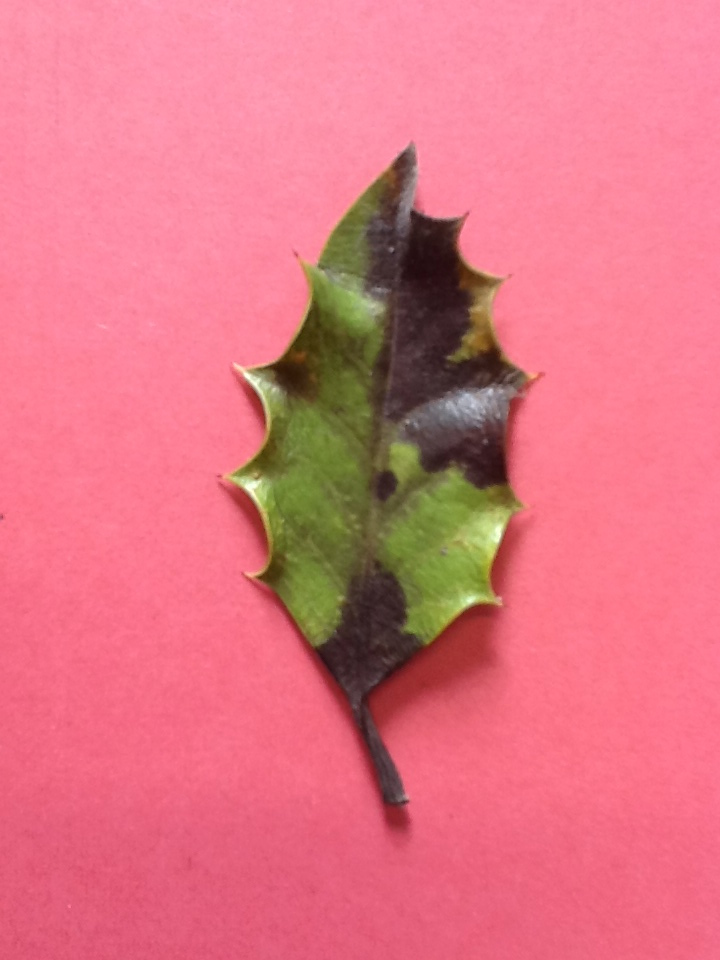
#> input picture sampleimage.jpg, 720 x 960 px
$ python imagedetect.py --image sampleimage.jpg
#> lines starting #> are read from the running program, lines starting #| are printed output that depends on the picture
# Execute using :- python imagedetect.py --image sampleimage.jpg

# import the necessary packages
import numpy as np
import argparse
import cv2

# construct the argument parse and parse the arguments
ap = argparse.ArgumentParser()
ap.add_argument("-i", "--image", help = "./sampleimage.jpg")
args = vars(ap.parse_args())

# load the image
image = cv2.imread(args["image"])
#> image is the input picture: shape (960, 720, 3); mean B, G, R 131.9, 117.3, 225

# define the list of boundaries
boundaries = [
	([17, 100, 15], [50, 255, 56])
]

# loop over the boundaries
for (lower, upper) in boundaries:
	# create NumPy arrays from the boundaries
	lower = np.array(lower, dtype = "uint8")
	upper = np.array(upper, dtype = "uint8")

	# find the colors within the specified boundaries and apply
	# the mask
	mask = cv2.inRange(image, lower, upper)
	output = cv2.bitwise_and(image, image, mask = mask)

	# show the images
	cv2.imshow("images", np.hstack([image, output]))
	cv2.waitKey(0)
#> this loop made 1 pass
#> pass 1, `cv2.imshow("images", np.hstack([image, output]))`:
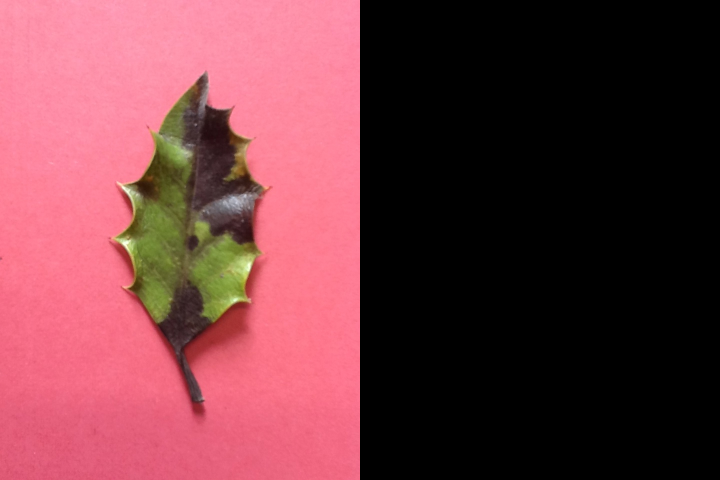
#> window 'images': shape (960, 1440, 3) (shown at 1/2 size); mean B, G, R 65.9, 58.6, 112.5
